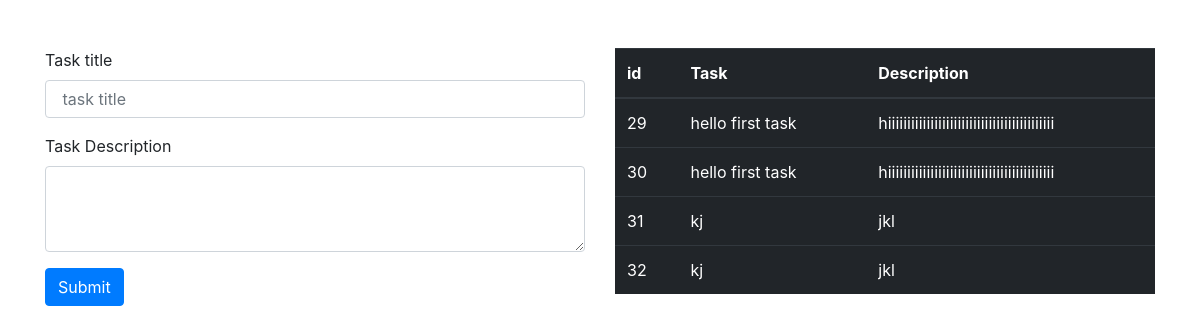
Before: /create with the older database file.
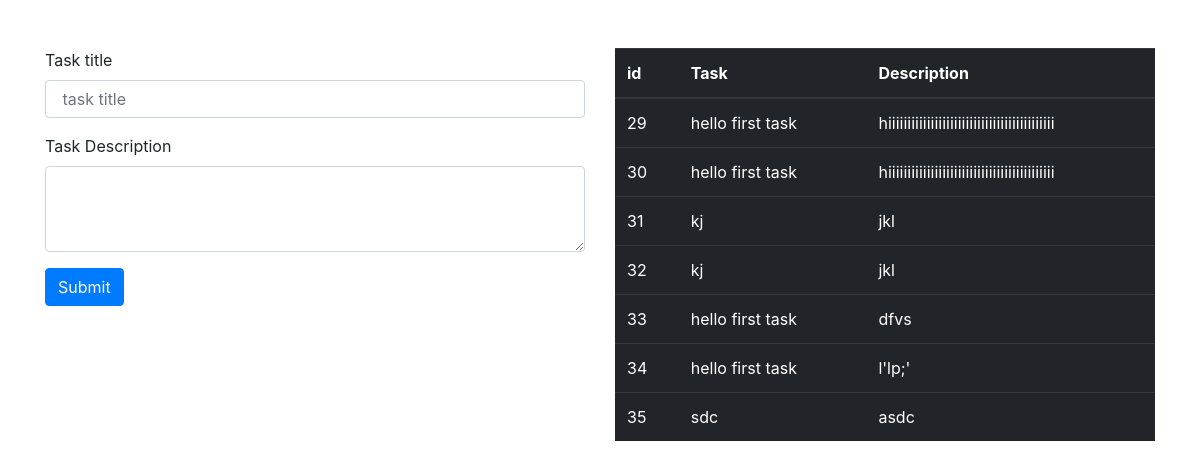
After: the same page with the newer database file.
### ajaxapp/models.py (models this page shows, shortened)
class Task(models.Model):
    title=models.CharField(max_length=50)
    description=models.TextField(max_length=200)
    completed=models.BooleanField(default=False,blank=True)

### ajaxapp/views.py (the view, shortened to what this page needs)
# urls.py: path('create',views.PostFbView.as_view(),name='create'),
class PostFbView(View):
    def get(self, request):
        tasklist=Task.objects.all()
        return render(request,'index.html',{'task':tasklist})

### ajaxapp/templates/index.html (shortened to what this page needs)
<!doctype html> {%load static %}
<html lang="en">
<head>
  <link rel="stylesheet" href="https://maxcdn.bootstrapcdn.com/bootstrap/4.0.0/css/bootstrap.min.css"
>
</head>
<body>
  <div class="container mt-5  ">
    <div class="row">
      <div class="col-sm">
        <div id="post-form">
          <div class="form-group">
            <label for="exampleFormControlInput1">Task title</label>
            <input type="text" class="form-control" id="task_title" name="task_title" placeholder=" task title ">
          </div>
          <div class="form-group">
            <label for="exampleFormControlTextarea1">Task Description </label>
            <textarea class="form-control" id="task_des" name="task_des" rows="3"></textarea>
          </div>
          <button type="button" id="submit-post-btn" class="btn btn-primary">Submit</button>
        </div>
      </div>
      <div class="col-sm">
        <table class="table table-dark my_table">
          <thead>
            <tr>
              <th scope="col">id</th>
              <th scope="col">Task</th>
              <th scope="col">Description</th>
            </tr>
          </thead>
          <tbody>
            {% for task in task %}
            <tr>
              <td>{{task.id}}</td>
              <td>{{task.title}}</td>
              <td>{{task.description}}</td>
            </tr>
            {% endfor %}
          </tbody>
        </table>
      </div>
    </div>
  </div>
</body>
</html>

Changed rows visible on the page:
added Task: id "33", title "hello first task", description "dfvs"
added Task: id "34", title "hello first task", description "l'lp;'"
added Task: id "35", title "sdc", description "asdc"
